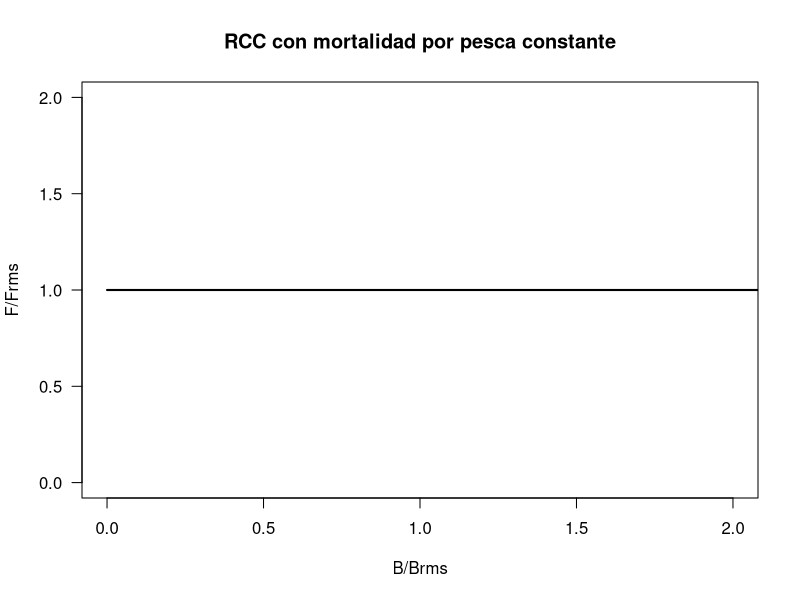
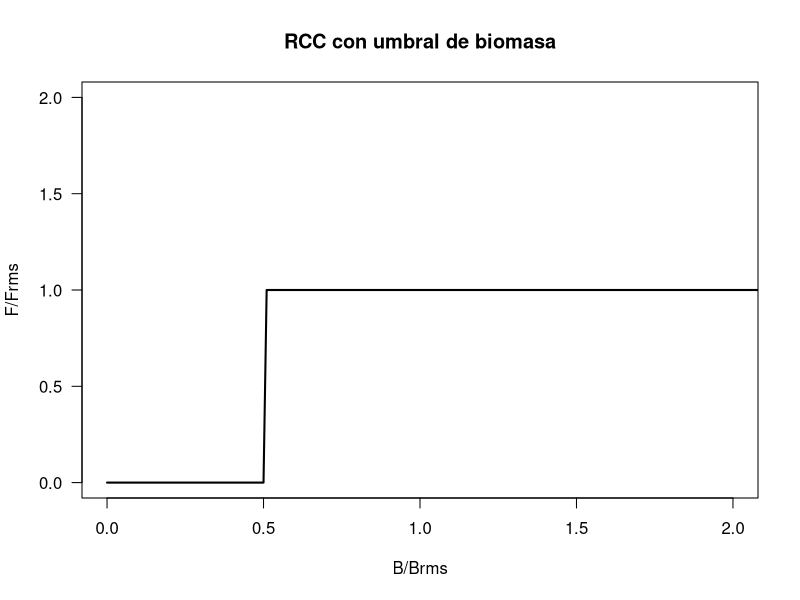
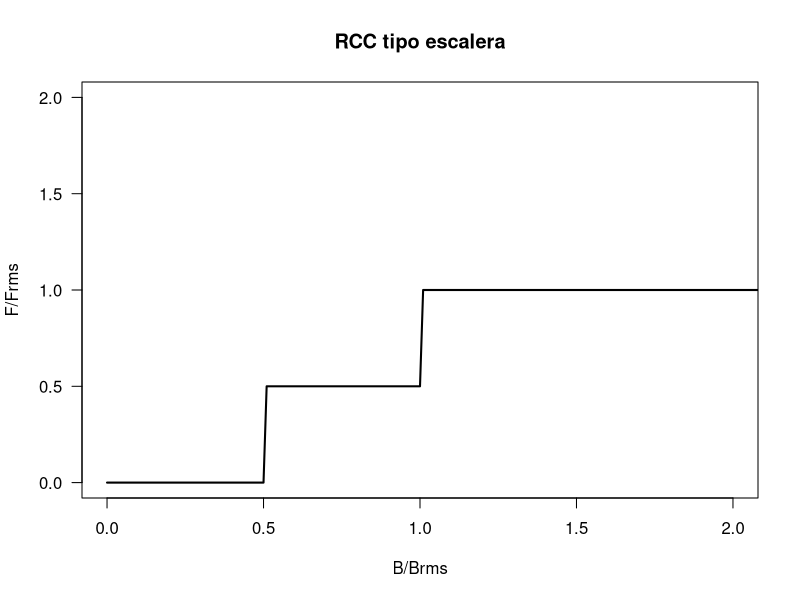
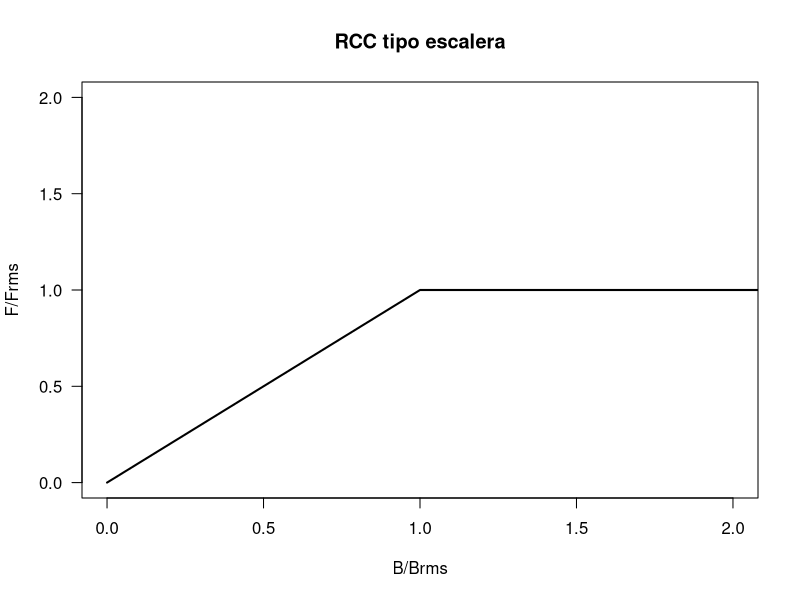

Write the R code that produced these figures, in order.
## ---- chunk 1
knitr::opts_chunk$set(echo = FALSE)
## ---- chunk 2
# Prepara visualización de las RCC
Brel <- seq(0,3,0.01)
Ft <- numeric()
Fmsy <- 0.3
# REGLA A: Ft=0
Ft = rep(Fmsy,length(Brel))
A = Ft/Fmsy
plot(Brel,Brel,type="n",xlab="B/Brms",ylab="F/Frms",xlim=c(0,2),ylim=c(0,2),las=1,main="RCC con mortalidad por pesca constante")
lines(Brel,A,lwd=2)
## ---- chunk 3
# REGLA F:Umbral
for(i in 1:length(Brel)){
  if(Brel[i] <= 0.5){
    Ft[i] = 0 #veda
  }
  else{Ft[i] = Fmsy}
}
B = Ft/Fmsy
plot(Brel,Brel,type="n",xlab="B/Brms",ylab="F/Frms",xlim=c(0,2),ylim=c(0,2),las=1,main="RCC con umbral de biomasa")
lines(Brel,B,lwd=2)
## ---- chunk 4
# REGLA F:Escalera
for(i in 1:length(Brel)){
  if(Brel[i]<=1){
    Ft[i] = 0.5*Fmsy
    if(Brel[i] <= 0.5){
    Ft[i] = 0*Fmsy
  }
  }
  else{Ft[i] = Fmsy}
}
C = Ft/Fmsy
plot(Brel,Brel,type="n",xlab="B/Brms",ylab="F/Frms",xlim=c(0,2),ylim=c(0,2),las=1,main="RCC tipo escalera")
lines(Brel,C,lwd=2)
## ---- chunk 5
# REGLA F:Rampa
for(i in 1:length(Brel)){
  if(Brel[i] < 1){
    Ft[i] = Brel[i]*Fmsy
  }
  else{Ft[i] = Fmsy}
}
D = Ft/Fmsy
plot(Brel,Brel,type="n",xlab="B/Brms",ylab="F/Frms",xlim=c(0,2),ylim=c(0,2),las=1,main="RCC tipo escalera")
lines(Brel,D,lwd=2)
